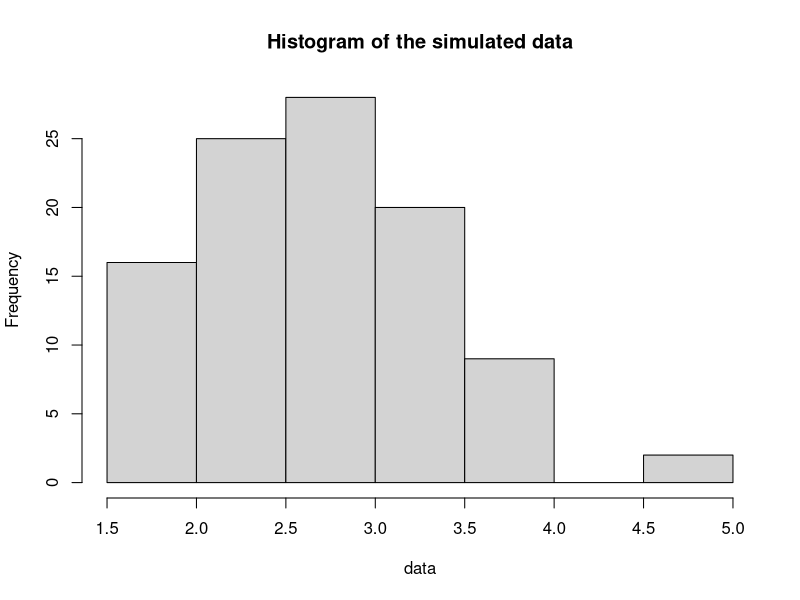
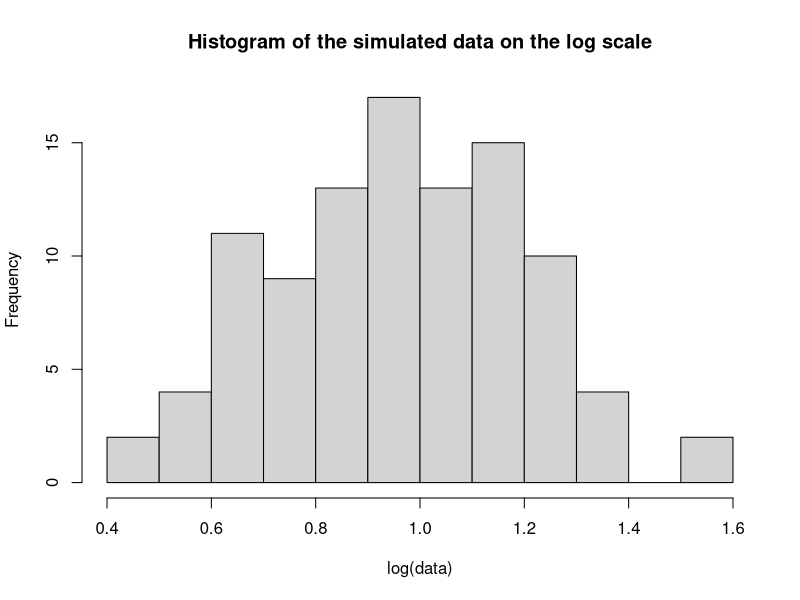

Generate these figures, in order, with R:
## ---- chunk 1
knitr::opts_chunk$set(echo = TRUE)
## ---- chunk 2
set.seed(10)
data <- rlnorm(100, 1, 0.25)
hist(data, main = "Histogram of the simulated data" )
hist(log(data), main = "Histogram of the simulated data on the log scale")

mean.data <- mean(data)
var.data <- var(data)
